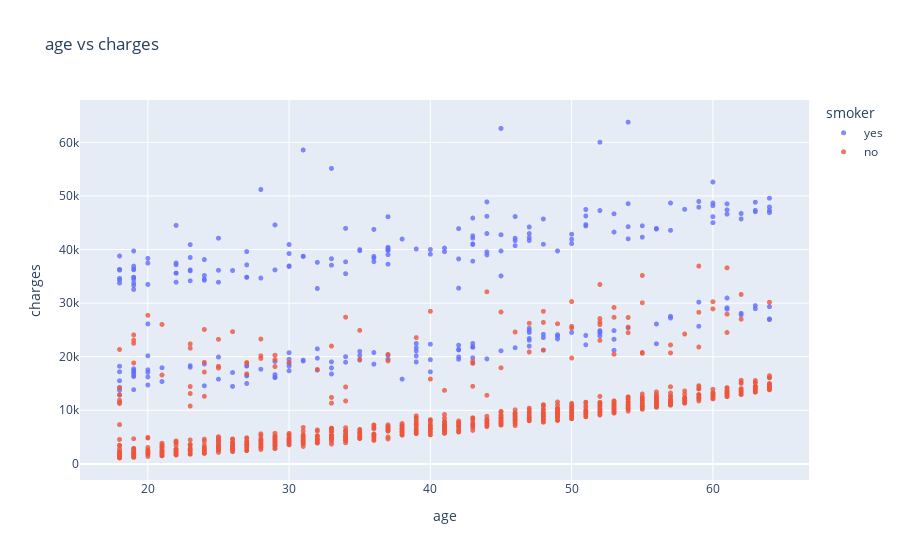

Here is the notebook cell this chart was saved with:
### Code cell
fig = px.scatter(
    df,
    x='age',
    y='charges',
    color='smoker',
    opacity=0.8,
    hover_data=['gender'],
    title='age vs charges'
)

fig.update_traces(marker_size=5)
fig.show()

### Figure 1 — Plotly figure (JSON) as saved in the notebook; plotly's stock layout.template omitted (floating-point values rounded to 4 significant figures; data arrays with more than 128 entries replaced by an {"elided": "..."} marker saying what was removed)
{"data": [{"customdata": {"elided": "274x1 str values"}, "hovertemplate": "smoker=yes<br>age=%{x}<br>charges=%{y}<br>gender=%{customdata[0]}<extra></extra>", "legendgroup": "yes", "marker": {"color": "#636efa", "opacity": 0.8, "size": 5, "symbol": "circle"}, "mode": "markers", "name": "yes", "showlegend": true, "type": "scattergl", "x": {"elided": "274 int values"}, "xaxis": "x", "y": {"elided": "274 float values"}, "yaxis": "y"}, {"customdata": {"elided": "1064x1 str values"}, "hovertemplate": "smoker=no<br>age=%{x}<br>charges=%{y}<br>gender=%{customdata[0]}<extra></extra>", "legendgroup": "no", "marker": {"color": "#EF553B", "opacity": 0.8, "size": 5, "symbol": "circle"}, "mode": "markers", "name": "no", "showlegend": true, "type": "scattergl", "x": {"elided": "1064 int values"}, "xaxis": "x", "y": {"elided": "1064 float values"}, "yaxis": "y"}], "layout": {"legend": {"title": {"text": "smoker"}, "tracegroupgap": 0}, "title": {"text": "age vs charges"}, "xaxis": {"anchor": "y", "domain": [0, 1], "title": {"text": "age"}}, "yaxis": {"anchor": "x", "domain": [0, 1], "title": {"text": "charges"}}}}
